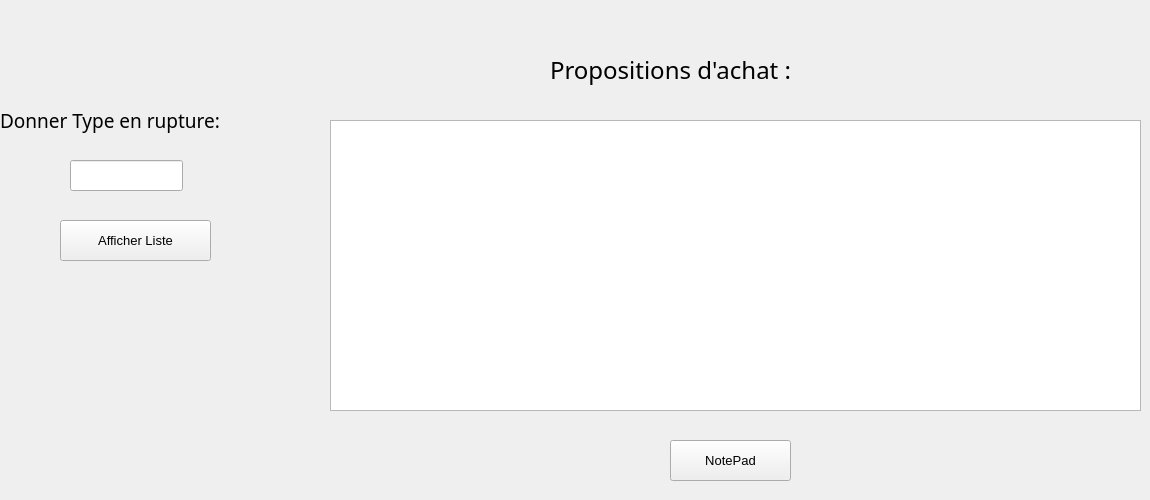
        <widget class="QWidget" name="tab_2">
         <attribute name="icon">
          <iconset>
           <normaloff>../Images/tri.png</normaloff>../Images/tri.png</iconset>
         </attribute>
         <attribute name="title">
          <string>Tri</string>
         </attribute>
         <widget class="QLabel" name="label_19">
          <property name="enabled">
           <bool>true</bool>
          </property>
          <property name="geometry">
           <rect>
            <x>10</x>
            <y>330</y>
            <width>301</width>
            <height>161</height>
           </rect>
          </property>
          <property name="text">
           <string/>
          </property>
          <property name="pixmap">
           <pixmap>../Images/livraison-fournisseurs-achats-gestion-commerciale.png</pixmap>
          </property>
          <property name="scaledContents">
           <bool>true</bool>
          </property>
         </widget>
         <widget class="QLineEdit" name="lineEdit_tri">
          <property name="geometry">
           <rect>
            <x>70</x>
            <y>160</y>
            <width>113</width>
            <height>31</height>
           </rect>
          </property>
          <property name="font">
           <font>
            <family>MV Boli</family>
            <pointsize>10</pointsize>
           </font>
          </property>
         </widget>
         <widget class="QLabel" name="label_20">
          <property name="geometry">
           <rect>
            <x>0</x>
            <y>100</y>
            <width>281</width>
            <height>41</height>
           </rect>
          </property>
          <property name="font">
           <font>
            <family>MV Boli</family>
            <pointsize>10</pointsize>
           </font>
          </property>
          <property name="text">
           <string>&lt;html&gt;&lt;head/&gt;&lt;body&gt;&lt;p&gt;&lt;span style=&quot; font-size:14pt;&quot;&gt;Donner Type en rupture:&lt;/span&gt;&lt;/p&gt;&lt;/body&gt;&lt;/html&gt;</string>
          </property>
         </widget>
         <widget class="QTableView" name="Table_tri">
          <property name="geometry">
           <rect>
            <x>330</x>
            <y>120</y>
            <width>811</width>
            <height>291</height>
           </rect>
          </property>
          <property name="font">
           <font>
            <family>MV Boli</family>
            <pointsize>10</pointsize>
           </font>
          </property>
         </widget>
         <widget class="QPushButton" name="Tri">
          <property name="geometry">
           <rect>
            <x>60</x>
            <y>220</y>
            <width>151</width>
            <height>41</height>
           </rect>
          </property>
          <property name="font">
           <font>
            <pointsize>10</pointsize>
           </font>
          </property>
          <property name="text">
           <string>Afficher Liste</string>
          </property>
          <property name="icon">
           <iconset>
            <normaloff>../Images/tri.png</normaloff>../Images/tri.png</iconset>
          </property>
         </widget>
         <widget class="QLabel" name="label_21">
          <property name="geometry">
           <rect>
            <x>550</x>
            <y>40</y>
            <width>311</width>
            <height>61</height>
           </rect>
          </property>
          <property name="font">
           <font>
            <family>MV Boli</family>
            <pointsize>14</pointsize>
           </font>
          </property>
          <property name="text">
           <string>&lt;html&gt;&lt;head/&gt;&lt;body&gt;&lt;p&gt;&lt;span style=&quot; font-size:18pt;&quot;&gt;Propositions d'achat :&lt;/span&gt;&lt;/p&gt;&lt;/body&gt;&lt;/html&gt;</string>
          </property>
         </widget>
         <widget class="QPushButton" name="pushButton_2">
          <property name="geometry">
           <rect>
            <x>670</x>
            <y>440</y>
            <width>121</width>
            <height>41</height>
           </rect>
          </property>
          <property name="font">
           <font>
            <pointsize>10</pointsize>
           </font>
          </property>
          <property name="text">
           <string>NotePad</string>
          </property>
          <property name="icon">
           <iconset>
            <normaloff>../Images/modiiiif.png</normaloff>../Images/modiiiif.png</iconset>
          </property>
         </widget>
        </widget>
